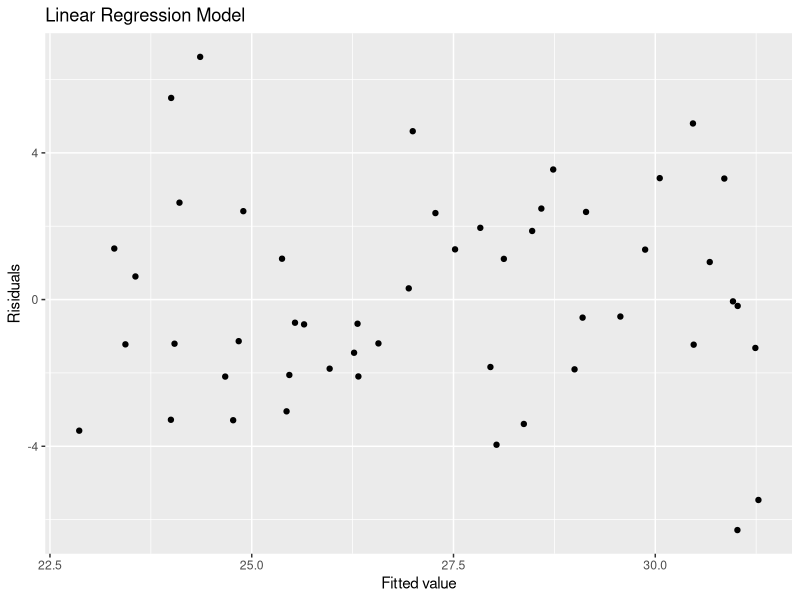
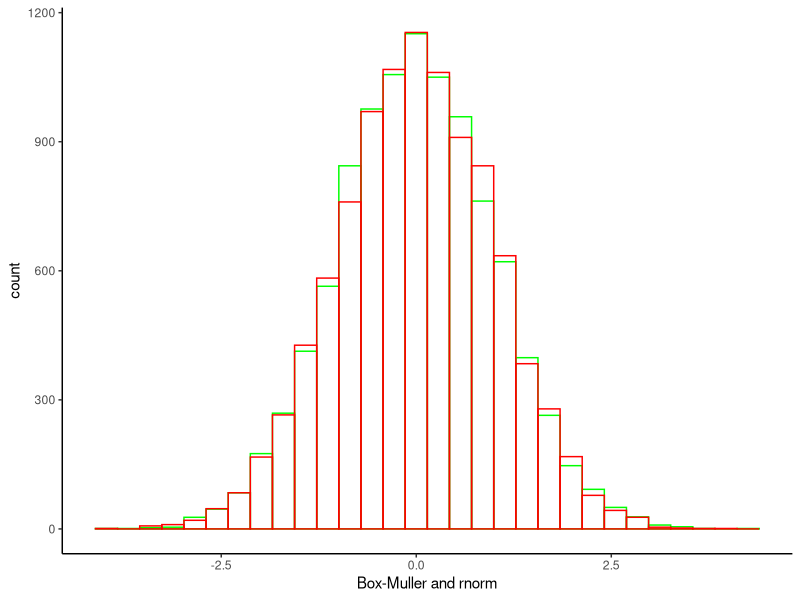

Recreate these plots in R, in order.
## ---- chunk 1

## ---- chunk 2

f <- function(s, n, p){
  rbi <- vector(length = s)
  for (i in 1: s) {
    rn <- runif(n)
    rb <- as.numeric(rn < p)
    rbi[i] <- sum(rb)
  }
    return(rbi)
}


## ---- chunk 3
library(microbenchmark)
rbinom(100, 3, 0.5)
f(100, 3, 0.5)

microbenchmark(rbinom(100, 3, 0.5), f(100, 3, 0.5))
## ---- chunk 4
library(ggplot2)
set.seed(123)
beta0 <- 15
beta1 <- 0.4
xl <- 20
xh <- 40
N <- 50
eps <- rnorm(N, 0, 3)
x <- runif(N, xl, xh)
y <- beta0 + beta1 * x + eps

fit <- lm(y~x)

ggplot(mapping = aes(fit$fitted.values, fit$residuals)) +
  geom_point() + 
  labs(x = "Fitted value", y = "Risiduals", title = "Linear Regression Model")

## ---- chunk 5
n = 5000;
U1 = runif(n)
U2 = runif(n)
X = sqrt(-2 * log(U1)) * cos(2 * pi * U2)
Y = sqrt(-2 * log(U1)) * sin(2 * pi * U2)
X1 <- rnorm(2* 5000)
X2 <- c(X, Y)

ggplot() +
  geom_histogram(aes(X2), bins = 30, col = "Green", fill = NA) +
  geom_histogram(aes(X1), bins = 30, col = "red", fill = NA) +
  labs(x = "Box-Muller and rnorm") +
  theme_classic()

  

